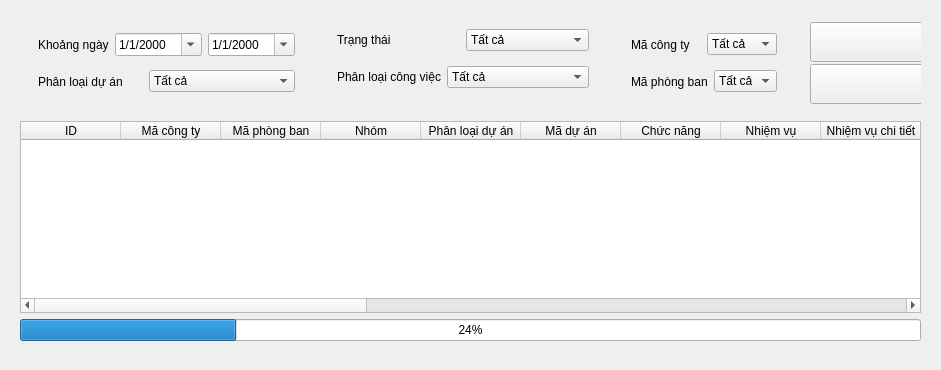
      <widget class="QWidget" name="tab_1">
       <attribute name="title">
        <string>Danh sách công việc</string>
       </attribute>
       <layout class="QVBoxLayout" name="verticalLayout_13">
        <item>
         <widget class="QWidget" name="widget_29" native="true">
          <layout class="QHBoxLayout" name="horizontalLayout_13">
           <item>
            <widget class="QWidget" name="widget_25" native="true">
             <layout class="QVBoxLayout" name="verticalLayout_8">
              <item>
               <widget class="QWidget" name="widget_16" native="true">
                <layout class="QHBoxLayout" name="horizontalLayout">
                 <property name="topMargin">
                  <number>0</number>
                 </property>
                 <property name="bottomMargin">
                  <number>0</number>
                 </property>
                 <item>
                  <widget class="QLabel" name="label_3">
                   <property name="text">
                    <string>Khoảng ngày</string>
                   </property>
                  </widget>
                 </item>
                 <item>
                  <widget class="QDateEdit" name="de101">
                   <property name="displayFormat">
                    <string>d/M/yyyy</string>
                   </property>
                   <property name="calendarPopup">
                    <bool>true</bool>
                   </property>
                  </widget>
                 </item>
                 <item>
                  <widget class="QDateEdit" name="de102">
                   <property name="displayFormat">
                    <string>d/M/yyyy</string>
                   </property>
                   <property name="calendarPopup">
                    <bool>true</bool>
                   </property>
                  </widget>
                 </item>
                </layout>
               </widget>
              </item>
              <item>
               <widget class="QWidget" name="widget_17" native="true">
                <layout class="QHBoxLayout" name="horizontalLayout_11">
                 <property name="topMargin">
                  <number>0</number>
                 </property>
                 <property name="bottomMargin">
                  <number>0</number>
                 </property>
                 <item>
                  <widget class="QLabel" name="label_8">
                   <property name="text">
                    <string>Phân loại dự án</string>
                   </property>
                  </widget>
                 </item>
                 <item>
                  <widget class="QComboBox" name="comboBox">
                   <item>
                    <property name="text">
                     <string>Tất cả</string>
                    </property>
                   </item>
                   <item>
                    <property name="text">
                     <string>Việc theo dự án</string>
                    </property>
                   </item>
                   <item>
                    <property name="text">
                     <string>Công việc hàng ngày</string>
                    </property>
                   </item>
                  </widget>
                 </item>
                </layout>
               </widget>
              </item>
             </layout>
            </widget>
           </item>
           <item>
            <widget class="QWidget" name="widget_24" native="true">
             <layout class="QVBoxLayout" name="verticalLayout_7">
              <item>
               <widget class="QWidget" name="widget_18" native="true">
                <layout class="QHBoxLayout" name="horizontalLayout_12">
                 <property name="topMargin">
                  <number>0</number>
                 </property>
                 <property name="bottomMargin">
                  <number>0</number>
                 </property>
                 <item>
                  <widget class="QLabel" name="label_9">
                   <property name="text">
                    <string>Trạng thái</string>
                   </property>
                  </widget>
                 </item>
                 <item>
                  <widget class="QComboBox" name="cb101">
                   <item>
                    <property name="text">
                     <string>Tất cả</string>
                    </property>
                   </item>
                   <item>
                    <property name="text">
                     <string>Chưa thực hiện</string>
                    </property>
                   </item>
                   <item>
                    <property name="text">
                     <string>Đang thực hiện</string>
                    </property>
                   </item>
                   <item>
                    <property name="text">
                     <string>Đã hoàn thành</string>
                    </property>
                   </item>
                  </widget>
                 </item>
                </layout>
               </widget>
              </item>
              <item>
               <widget class="QWidget" name="widget_20" native="true">
                <layout class="QHBoxLayout" name="horizontalLayout_14">
                 <item>
                  <widget class="QLabel" name="label_11">
                   <property name="text">
                    <string>Phân loại công việc</string>
                   </property>
                  </widget>
                 </item>
                 <item>
                  <widget class="QComboBox" name="cb102">
                   <item>
                    <property name="text">
                     <string>Tất cả</string>
                    </property>
                   </item>
                   <item>
                    <property name="text">
                     <string>Việc theo vị trí</string>
                    </property>
                   </item>
                   <item>
                    <property name="text">
                     <string>Việc khác được giao</string>
                    </property>
                   </item>
                  </widget>
                 </item>
                </layout>
               </widget>
              </item>
             </layout>
            </widget>
           </item>
           <item>
            <widget class="QWidget" name="widget_23" native="true">
             <layout class="QVBoxLayout" name="verticalLayout_6">
              <item>
               <widget class="QWidget" name="widget_21" native="true">
                <layout class="QHBoxLayout" name="horizontalLayout_15">
                 <property name="topMargin">
                  <number>0</number>
                 </property>
                 <property name="bottomMargin">
                  <number>0</number>
                 </property>
                 <item>
                  <widget class="QLabel" name="label_12">
                   <property name="text">
                    <string>Mã công ty</string>
                   </property>
                  </widget>
                 </item>
                 <item>
                  <widget class="QComboBox" name="cb103">
                   <item>
                    <property name="text">
                     <string>Tất cả</string>
                    </property>
                   </item>
                   <item>
                    <property name="text">
                     <string>IC</string>
                    </property>
                   </item>
                   <item>
                    <property name="text">
                     <string>IB</string>
                    </property>
                   </item>
                   <item>
                    <property name="text">
                     <string>ISV</string>
                    </property>
                   </item>
                   <item>
                    <property name="text">
                     <string>LV</string>
                    </property>
                   </item>
                  </widget>
                 </item>
                </layout>
               </widget>
              </item>
              <item>
               <widget class="QWidget" name="widget_22" native="true">
                <layout class="QHBoxLayout" name="horizontalLayout_16">
                 <property name="topMargin">
                  <number>0</number>
                 </property>
                 <property name="bottomMargin">
                  <number>0</number>
                 </property>
                 <item>
                  <widget class="QLabel" name="label_13">
                   <property name="text">
                    <string>Mã phòng ban</string>
                   </property>
                  </widget>
                 </item>
                 <item>
                  <widget class="QComboBox" name="cb104">
                   <item>
                    <property name="text">
                     <string>Tất cả</string>
                    </property>
                   </item>
                   <item>
                    <property name="text">
                     <string>BD</string>
                    </property>
                   </item>
                   <item>
                    <property name="text">
                     <string>AD</string>
                    </property>
                   </item>
                   <item>
                    <property name="text">
                     <string>OM</string>
                    </property>
                   </item>
                   <item>
                    <property name="text">
                     <string>HR</string>
                    </property>
                   </item>
                   <item>
                    <property name="text">
                     <string>LD</string>
                    </property>
                   </item>
                   <item>
                    <property name="text">
                     <string>CB</string>
                    </property>
                   </item>
                   <item>
                    <property name="text">
                     <string>FD</string>
                    </property>
                   </item>
                   <item>
                    <property name="text">
                     <string>SQ</string>
                    </property>
                   </item>
                  </widget>
                 </item>
                </layout>
               </widget>
              </item>
             </layout>
            </widget>
           </item>
           <item>
            <widget class="QWidget" name="widget_33" native="true">
             <property name="maximumSize">
              <size>
               <width>120</width>
               <height>16777215</height>
              </size>
             </property>
             <layout class="QVBoxLayout" name="verticalLayout_12">
              <property name="spacing">
               <number>0</number>
              </property>
              <property name="topMargin">
               <number>0</number>
              </property>
              <property name="bottomMargin">
               <number>0</number>
              </property>
              <item>
               <widget class="QPushButton" name="bt102">
                <property name="minimumSize">
                 <size>
                  <width>120</width>
                  <height>40</height>
                 </size>
                </property>
                <property name="maximumSize">
                 <size>
                  <width>120</width>
                  <height>40</height>
                 </size>
                </property>
                <property name="toolTip">
                 <string>Tìm kiếm</string>
                </property>
                <property name="text">
                 <string/>
                </property>
                <property name="icon">
                 <iconset resource="resources.qrc">
                  <normaloff>:/icons/icons/search.svg</normaloff>:/icons/icons/search.svg</iconset>
                </property>
                <property name="iconSize">
                 <size>
                  <width>30</width>
                  <height>30</height>
                 </size>
                </property>
               </widget>
              </item>
              <item>
               <widget class="QPushButton" name="bt101">
                <property name="minimumSize">
                 <size>
                  <width>120</width>
                  <height>40</height>
                 </size>
                </property>
                <property name="maximumSize">
                 <size>
                  <width>120</width>
                  <height>40</height>
                 </size>
                </property>
                <property name="toolTip">
                 <string>Tải xuống file Excel</string>
                </property>
                <property name="text">
                 <string/>
                </property>
                <property name="icon">
                 <iconset resource="resources.qrc">
                  <normaloff>:/icons/icons/download.svg</normaloff>:/icons/icons/download.svg</iconset>
                </property>
                <property name="iconSize">
                 <size>
                  <width>30</width>
                  <height>30</height>
                 </size>
                </property>
               </widget>
              </item>
             </layout>
            </widget>
           </item>
          </layout>
         </widget>
        </item>
        <item>
         <widget class="QWidget" name="widget_28" native="true">
          <property name="sizePolicy">
           <sizepolicy hsizetype="Preferred" vsizetype="Expanding">
            <horstretch>0</horstretch>
            <verstretch>0</verstretch>
           </sizepolicy>
          </property>
          <layout class="QHBoxLayout" name="horizontalLayout_19">
           <property name="spacing">
            <number>0</number>
           </property>
           <property name="topMargin">
            <number>0</number>
           </property>
           <property name="bottomMargin">
            <number>0</number>
           </property>
           <item>
            <widget class="QTableWidget" name="tableWidget">
             <column>
              <property name="text">
               <string>ID</string>
              </property>
             </column>
             <column>
              <property name="text">
               <string>Mã công ty</string>
              </property>
             </column>
             <column>
              <property name="text">
               <string>Mã phòng ban</string>
              </property>
             </column>
             <column>
              <property name="text">
               <string>Nhóm</string>
              </property>
             </column>
             <column>
              <property name="text">
               <string>Phân loại dự án</string>
              </property>
             </column>
             <column>
              <property name="text">
               <string>Mã dự án</string>
              </property>
             </column>
             <column>
              <property name="text">
               <string>Chức năng</string>
              </property>
             </column>
             <column>
              <property name="text">
               <string>Nhiệm vụ</string>
              </property>
             </column>
             <column>
              <property name="text">
               <string>Nhiệm vụ chi tiết</string>
              </property>
             </column>
             <column>
              <property name="text">
               <string>Tên công việc</string>
              </property>
             </column>
             <column>
              <property name="text">
               <string>Phân loại công việc</string>
              </property>
             </column>
             <column>
              <property name="text">
               <string>Ngày bắt đầu</string>
              </property>
             </column>
             <column>
              <property name="text">
               <string>Thời lượng (giờ)</string>
              </property>
             </column>
             <column>
              <property name="text">
               <string>Thời hạn</string>
              </property>
             </column>
             <column>
              <property name="text">
               <string>Trạng thái</string>
              </property>
             </column>
             <column>
              <property name="text">
               <string>Tiến độ</string>
              </property>
             </column>
             <column>
              <property name="text">
               <string>Ghi chú</string>
              </property>
             </column>
             <column>
              <property name="text">
               <string>Điểm tiến độ</string>
              </property>
             </column>
             <column>
              <property name="text">
               <string>Điểm chất lượng</string>
              </property>
             </column>
             <column>
              <property name="text">
               <string>Thời điểm cập nhật</string>
              </property>
             </column>
             <column>
              <property name="text">
               <string>Người cập nhật</string>
              </property>
             </column>
            </widget>
           </item>
          </layout>
         </widget>
        </item>
        <item>
         <widget class="QWidget" name="widget_34" native="true">
          <layout class="QVBoxLayout" name="verticalLayout_9">
           <property name="spacing">
            <number>0</number>
           </property>
           <property name="topMargin">
            <number>0</number>
           </property>
           <property name="bottomMargin">
            <number>0</number>
           </property>
           <item>
            <widget class="QProgressBar" name="progressBar">
             <property name="value">
              <number>24</number>
             </property>
            </widget>
           </item>
           <item>
            <widget class="QLabel" name="lb101">
             <property name="font">
              <font>
               <pointsize>12</pointsize>
              </font>
             </property>
             <property name="styleSheet">
              <string notr="true"/>
             </property>
             <property name="text">
              <string/>
             </property>
             <property name="alignment">
              <set>Qt::AlignCenter</set>
             </property>
            </widget>
           </item>
          </layout>
         </widget>
        </item>
       </layout>
      </widget>
